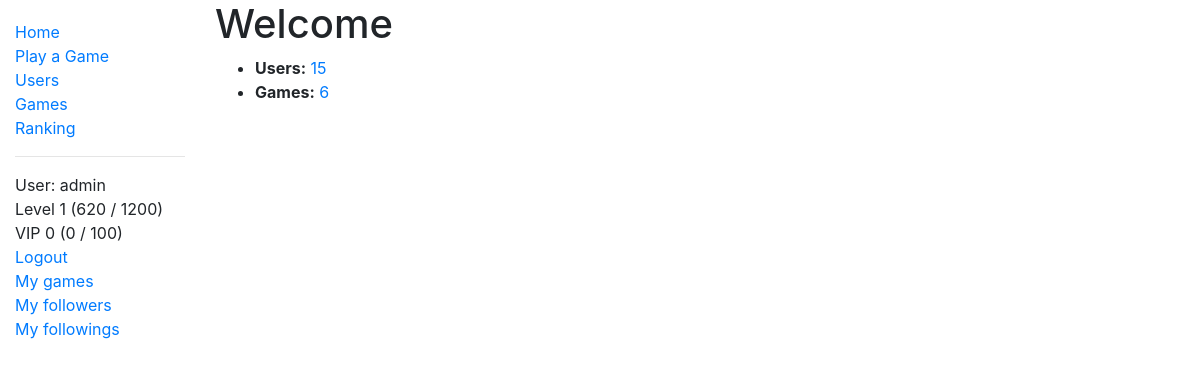
Page /two_zero_four_eight/ (signed in) on the committed database.
### two_zero_four_eight/models.py (models this page shows, shortened)
class User(AbstractUser):
    game_played = models.IntegerField(verbose_name='Number of Games Played', default=0)
    highest_score = models.PositiveIntegerField(verbose_name='Highest Score', null=True, blank=True)
    fastest_solve = models.PositiveIntegerField(verbose_name='Fastest Solve', null=True, blank=True)
    experience = models.IntegerField(verbose_name='Experience', default=0)
    money_deposited = models.IntegerField(verbose_name='Money Deposited', default=0)
    num_follower = models.IntegerField(verbose_name='Followers', default=0)
    num_following = models.IntegerField(verbose_name='Followings', default=0)
    class Meta:
        ordering = ['date_joined']
    @property
    def level(self):
        return binary_search(number=self.experience, array=experience_table)
    @property
    def level_string(self):
        return 'Level ' + status_string(level=self.level, experience=self.experience, table=experience_table)
    @property
    def vip_level(self):
        return binary_search(number=self.money_deposited, array=vip_table)
    @property
    def vip_level_string(self):
        return 'VIP ' + status_string(level=self.vip_level, experience=self.money_deposited, table=vip_table)

### two_zero_four_eight/views.py (the view)
# urls.py: path('', views.index, name='index'),
def index(request):
    num_users = User.objects.all().count()
    num_games = Game.objects.all().count()
    context = {
        'num_users': num_users,
        'num_games': num_games,
    }
    return render(request, 'index.html', context=context)

### two_zero_four_eight/models.py (called while the page is built)
def binary_search(array, number):
    hi = len(array)
    lo = 0
    while hi > lo:
        mid = lo + int((hi - lo + 1) / 2)
        if array[mid] <= number:
            lo = mid
        else:
            hi = mid - 1
    return lo

def status_string(level, experience, table):
    return str(level) + ' (' + str(experience - table[level]) + ' / ' + str(table[level + 1] - table[level]) + ')'

### two_zero_four_eight/templates/index.html
{% extends "base_generic.html" %}
{% block content %}
  <h1>Welcome</h1>
  <ul>
    <li><strong>Users:</strong> <a href="{% url 'users'%}">{{ num_users }}</a></li>
    <li><strong>Games:</strong> <a href="{% url 'games'%}">{{ num_games }}</a></li>
  </ul>
{% endblock %}

### two_zero_four_eight/templates/base_generic.html (shortened to what this page needs)
<!DOCTYPE html>
<html lang="en">
<head>
  <link rel="stylesheet" href="https://stackpath.bootstrapcdn.com/bootstrap/4.1.3/css/bootstrap.min.css">
  {% load bootstrap_pagination %}
  <link rel="stylesheet" href="{% static 'css/styles.css' %}">
</head>
<body>
  <div class="container-fluid">
    <div class="row">
      <div class="col-sm-2">
      {% block sidebar %}
        <ul class="sidebar-nav">
          <li><a href="{% url 'index' %}">Home</a></li>
          <li><a href="{% url 'play-game' %}">Play a Game</a></li>
          <li><a href="{% url 'users' %}">Users</a></li>
          <li><a href="{% url 'games' %}">Games</a></li>
          <li><a href="{% url 'user-rank' %}">Ranking</a></li>
          <hr/>
          {% if user.is_authenticated %}
          <li>User: {{ user.get_username }}</li>
          <li>{{ user.level_string }}</li>
          <li>{{ user.vip_level_string }}</li>
          <li><a href="{% url 'logout'%}?next={{request.path}}">Logout</a></li>
          <li><a href="{% url 'user-game' user.id%}">My games</a></li>
          <li><a href="{% url 'user-follower' %}">My followers</a></li>
          <li><a href="{% url 'user-following' %}">My followings</a></li>
          {% else %}
             <li><a href="{% url 'login'%}?next={{request.path}}">Login</a></li>
          {% endif %}
        </ul>
     {% endblock %}
      </div>
      <div class="col-sm-10 ">
          {% block content %}{% endblock %}
      </div>
    </div>
  </div>
</body>
</html>

### two_zero_four_eight/static/css/styles.css (style rules this page uses)
.sidebar-nav { margin-top: 20px; padding: 0; list-style: none; }

### rows in the picture
User: get_username "admin", level_string "Level 1 (620 / 1200)", vip_level_string "VIP 0 (0 / 100)"

### other values in the picture
{{ num_users }} "15"
{{ num_games }} "6"
